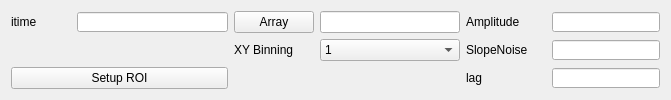
         <widget class="QWidget" name="tabControls_AO_Camera_SimCam">
          <attribute name="title">
           <string>SimCam</string>
          </attribute>
          <layout class="QGridLayout" name="gridLayout_4">
           <item row="0" column="0">
            <layout class="QHBoxLayout" name="gridSimCam_itime">
             <item>
              <widget class="QLabel" name="gridSimCam_itime_label">
               <property name="minimumSize">
                <size>
                 <width>60</width>
                 <height>0</height>
                </size>
               </property>
               <property name="maximumSize">
                <size>
                 <width>80</width>
                 <height>20</height>
                </size>
               </property>
               <property name="text">
                <string>itime</string>
               </property>
              </widget>
             </item>
             <item>
              <widget class="QLineEdit" name="gridSimCam_itime_entry">
               <property name="sizePolicy">
                <sizepolicy hsizetype="Expanding" vsizetype="Fixed">
                 <horstretch>0</horstretch>
                 <verstretch>0</verstretch>
                </sizepolicy>
               </property>
               <property name="minimumSize">
                <size>
                 <width>80</width>
                 <height>0</height>
                </size>
               </property>
               <property name="maximumSize">
                <size>
                 <width>200</width>
                 <height>20</height>
                </size>
               </property>
              </widget>
             </item>
            </layout>
           </item>
           <item row="0" column="1">
            <layout class="QHBoxLayout" name="gridSimCam_Array">
             <item>
              <widget class="QPushButton" name="gridSimCam_Array_button">
               <property name="minimumSize">
                <size>
                 <width>60</width>
                 <height>20</height>
                </size>
               </property>
               <property name="maximumSize">
                <size>
                 <width>80</width>
                 <height>16777215</height>
                </size>
               </property>
               <property name="text">
                <string>Array</string>
               </property>
              </widget>
             </item>
             <item>
              <widget class="QLineEdit" name="gridSimCam_Array_entry">
               <property name="sizePolicy">
                <sizepolicy hsizetype="Expanding" vsizetype="Fixed">
                 <horstretch>0</horstretch>
                 <verstretch>0</verstretch>
                </sizepolicy>
               </property>
               <property name="minimumSize">
                <size>
                 <width>140</width>
                 <height>20</height>
                </size>
               </property>
               <property name="maximumSize">
                <size>
                 <width>200</width>
                 <height>16777215</height>
                </size>
               </property>
              </widget>
             </item>
            </layout>
           </item>
           <item row="0" column="2">
            <layout class="QHBoxLayout" name="gridSimCam_Amplitude">
             <item>
              <widget class="QLabel" name="gridSimCam_Amplitude_label">
               <property name="minimumSize">
                <size>
                 <width>80</width>
                 <height>0</height>
                </size>
               </property>
               <property name="maximumSize">
                <size>
                 <width>80</width>
                 <height>20</height>
                </size>
               </property>
               <property name="text">
                <string>Amplitude</string>
               </property>
              </widget>
             </item>
             <item>
              <widget class="QLineEdit" name="gridSimCam_Amplitude_entry">
               <property name="sizePolicy">
                <sizepolicy hsizetype="Expanding" vsizetype="Fixed">
                 <horstretch>0</horstretch>
                 <verstretch>0</verstretch>
                </sizepolicy>
               </property>
               <property name="minimumSize">
                <size>
                 <width>80</width>
                 <height>0</height>
                </size>
               </property>
               <property name="maximumSize">
                <size>
                 <width>200</width>
                 <height>20</height>
                </size>
               </property>
              </widget>
             </item>
            </layout>
           </item>
           <item row="1" column="0">
            <spacer name="gridSimCam_hspacer10">
             <property name="orientation">
              <enum>Qt::Horizontal</enum>
             </property>
             <property name="sizeHint" stdset="0">
              <size>
               <width>217</width>
               <height>20</height>
              </size>
             </property>
            </spacer>
           </item>
           <item row="1" column="1">
            <layout class="QHBoxLayout" name="gridSimCam_XYbinning">
             <item>
              <widget class="QLabel" name="gridSimCam_XYbinning_label">
               <property name="minimumSize">
                <size>
                 <width>60</width>
                 <height>20</height>
                </size>
               </property>
               <property name="maximumSize">
                <size>
                 <width>80</width>
                 <height>16777215</height>
                </size>
               </property>
               <property name="text">
                <string>XY Binning</string>
               </property>
              </widget>
             </item>
             <item>
              <widget class="QComboBox" name="gridSimCam_XYbinning_combo">
               <item>
                <property name="text">
                 <string>1</string>
                </property>
               </item>
               <item>
                <property name="text">
                 <string>2</string>
                </property>
               </item>
               <item>
                <property name="text">
                 <string>4</string>
                </property>
               </item>
              </widget>
             </item>
            </layout>
           </item>
           <item row="1" column="2">
            <layout class="QHBoxLayout" name="gridSimCam_SlopeNoise">
             <item>
              <widget class="QLabel" name="gridSimCam_SlopeNoise_label">
               <property name="minimumSize">
                <size>
                 <width>80</width>
                 <height>0</height>
                </size>
               </property>
               <property name="maximumSize">
                <size>
                 <width>80</width>
                 <height>20</height>
                </size>
               </property>
               <property name="text">
                <string>SlopeNoise</string>
               </property>
              </widget>
             </item>
             <item>
              <widget class="QLineEdit" name="gridSimCam_SlopeNoise_entry">
               <property name="sizePolicy">
                <sizepolicy hsizetype="Expanding" vsizetype="Fixed">
                 <horstretch>0</horstretch>
                 <verstretch>0</verstretch>
                </sizepolicy>
               </property>
               <property name="minimumSize">
                <size>
                 <width>80</width>
                 <height>0</height>
                </size>
               </property>
               <property name="maximumSize">
                <size>
                 <width>200</width>
                 <height>20</height>
                </size>
               </property>
              </widget>
             </item>
            </layout>
           </item>
           <item row="2" column="0">
            <widget class="QPushButton" name="gridSimCam_ROI_button">
             <property name="text">
              <string>Setup ROI</string>
             </property>
            </widget>
           </item>
           <item row="2" column="1">
            <spacer name="gridSimCam_hspacer21">
             <property name="orientation">
              <enum>Qt::Horizontal</enum>
             </property>
             <property name="sizeHint" stdset="0">
              <size>
               <width>216</width>
               <height>20</height>
              </size>
             </property>
            </spacer>
           </item>
           <item row="2" column="2">
            <layout class="QHBoxLayout" name="gridSimCam_lag">
             <item>
              <widget class="QLabel" name="gridSimCam_lag_label">
               <property name="minimumSize">
                <size>
                 <width>80</width>
                 <height>0</height>
                </size>
               </property>
               <property name="maximumSize">
                <size>
                 <width>80</width>
                 <height>20</height>
                </size>
               </property>
               <property name="text">
                <string>lag</string>
               </property>
              </widget>
             </item>
             <item>
              <widget class="QLineEdit" name="gridSimCam_lag_entry">
               <property name="sizePolicy">
                <sizepolicy hsizetype="Expanding" vsizetype="Fixed">
                 <horstretch>0</horstretch>
                 <verstretch>0</verstretch>
                </sizepolicy>
               </property>
               <property name="minimumSize">
                <size>
                 <width>80</width>
                 <height>0</height>
                </size>
               </property>
               <property name="maximumSize">
                <size>
                 <width>200</width>
                 <height>20</height>
                </size>
               </property>
              </widget>
             </item>
            </layout>
           </item>
          </layout>
         </widget>
